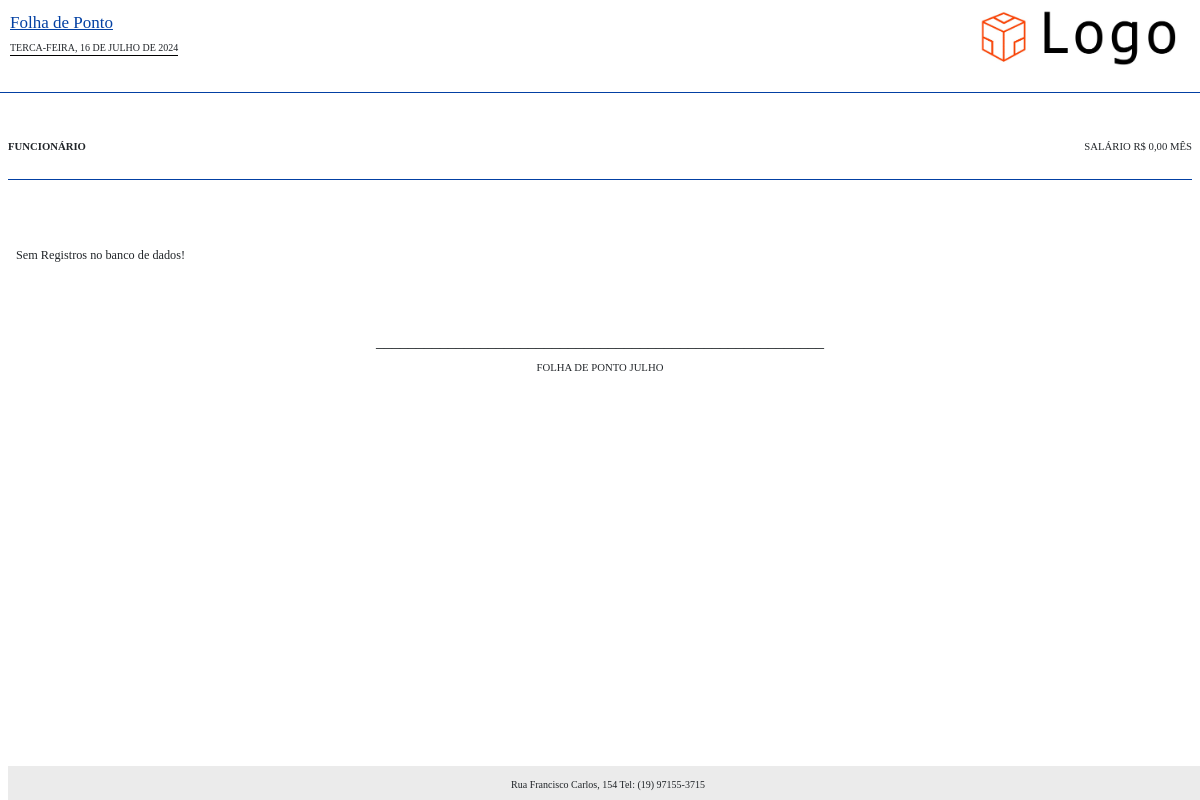
/painel/rel/ponto.php, run on the app's committed database.
### tables this page shows
CREATE TABLE `config` (
  `id` int(11) NOT NULL,
  `nome` varchar(50) NOT NULL,
  `telefone` varchar(20) DEFAULT NULL,
  `endereco` varchar(100) DEFAULT NULL,
  `logo` varchar(100) DEFAULT NULL,
  `favicon` varchar(100) DEFAULT NULL,
  `logo_rel` varchar(100) DEFAULT NULL,
  `email_adm` varchar(50) NOT NULL,
  `logs` varchar(5) NOT NULL,
  `dias_limpar_logs` int(11) NOT NULL,
  `relatorio_pdf` varchar(5) NOT NULL
);

### painel/rel/data_formatada.php (called while the page is built)
<?php
$data = date('D');
    $mes = date('M');
    $dia = date('d');
    $ano = date('Y');
    $semana = array(
        'Sun' => 'Domingo',
        'Mon' => 'Segunda-Feira',
        'Tue' => 'Terca-Feira',
        'Wed' => 'Quarta-Feira',
        'Thu' => 'Quinta-Feira',
        'Fri' => 'Sexta-Feira',
        'Sat' => 'Sábado'
    );
    $mes_extenso = array(
        'Jan' => 'Janeiro',
        'Feb' => 'Fevereiro',
        'Mar' => 'Marco',
        'Apr' => 'Abril',
        'May' => 'Maio',
        'Jun' => 'Junho',
        'Jul' => 'Julho',
        'Aug' => 'Agosto',
        'Nov' => 'Novembro',
        'Sep' => 'Setembro',
        'Oct' => 'Outubro',
        'Dec' => 'Dezembro'
    );
$data_hoje = $semana["$data"] . ", {$dia} de " . $mes_extenso["$mes"] . " de {$ano}";
 ?>

### conexao.php (called while the page is built, shortened)
<?php
$url_sistema = "http://$_SERVER[HTTP_HOST]/";
$url = explode("//", $url_sistema);
if($url[1] == 'localhost/'){
	$url_sistema = "http://$_SERVER[HTTP_HOST]/escritorio/";
}
$usuario = 'root';
$senha = '';
$servidor = 'localhost';
$banco = 'escritorio';
try {
	$pdo = new PDO("mysql:dbname=$banco;host=$servidor", "$usuario", "$senha");
} catch (Exception $e) {
	echo 'Erro ao conectar com o banco de dados! <br>';
	echo $e;
}
$query = $pdo->query("SELECT * FROM config");
$res = $query->fetchAll(PDO::FETCH_ASSOC);
$tel_sistema = $res[0]['telefone'];
$end_sistema = $res[0]['endereco'];
$logo_rel = $res[0]['logo_rel'];

### painel/rel/ponto.php (the view, shortened to what this page needs)
<?php
require_once("../../conexao.php");
$dataInicial = $_GET['dataInicial'];
$dataFinal = $_GET['dataFinal'];
$funcionario = $_GET['funcionario'];
require_once("data_formatada.php");
$mes = $mes_extenso["$mes"];
$texto_apuracao = 'FOLHA DE PONTO '.$mes;
$query = $pdo->query("SELECT * FROM funcionarios where id = '$funcionario'");
$res = $query->fetchAll(PDO::FETCH_ASSOC);
$nome_func = $res[0]['nome'];
$salario = $res[0]['salario'];
$valor_hora = $res[0]['valor_hora'];
if($valor_hora != "" and $valor_hora != "0.00"){
	$salario = number_format($valor_hora, 2, ',', '.'). ' HORA';
}else{
	$salario = number_format($salario, 2, ',', '.'). ' MÊS';
}
 ?>
 <!DOCTYPE html>
<html>
<head>
	<link href="https://cdn.jsdelivr.net/npm/bootstrap@5.0.0/dist/css/bootstrap.min.css" rel="stylesheet">
</head>
<body>
		<div class="titulo_cab titulo_img"><u>Folha de Ponto</u></div>
		<div class="data_img"><?php echo mb_strtoupper($data_hoje) ?></div>
		<?php
			if($logo_rel != ''){
		 ?>
		<img class="imagem" src="<?php echo $url_sistema ?>img/<?php echo $logo_rel ?>" width="200px" height="60">
		<?php } ?>
	<br><br><br>
	<div class="cabecalho" style="border-bottom: solid 1px #0340a3">
	</div>
	<div class="mx-2" style="padding-top:10px ">
	<section class="area-cab">
		<div class="coluna" style="width:50%">
			<small><small><small><b>FUNCIONÁRIO <?php echo mb_strtoupper($nome_func) ?></b></small></small></small>
		</div>
		<div align="right" class="coluna" style="width:50%">
			<small><small><small>SALÁRIO R$ <?php echo mb_strtoupper($salario) ?></small></small></small>
		</div>
		</section>
		<div class="cabecalho mt-3" style="border-bottom: solid 1px #0340a3">
		</div>
		<br>
	<?php
	$query = $pdo->query("SELECT * FROM jornada where funcionario = '$funcionario' and data >= '$dataInicial' and data <= '$dataFinal' order by data asc");
	$res = $query->fetchAll(PDO::FETCH_ASSOC);
	$total_reg = count($res);
	if($total_reg > 0){
		?>
	<small><small>
				<section class="area-tab" style="background-color: #f5f5f5;">
					<div class="linha-cab" style="padding-top: 0px;">
						<div class="coluna" style="width:15%">DATA</div>
						<div class="coluna" style="width:10%">ENTRADA</div>
						<div class="coluna" style="width:10%">ALMOÇO</div>
						<div class="coluna" style="width:10%">ALMOÇO</div>
						<div class="coluna" style="width:10%">SAÍDA</div>
						<div class="coluna" style="width:15%">TOTAL</div>
						<div align="center" class="coluna" style="width:10%">INTERVALO</div>
						<div align="center" class="coluna" style="width:20%">HORA EXTRA</div>
					</div>
				</section><small></small>
				<div class="cabecalho mb-1" style="border-bottom: solid 1px #e3e3e3;">
				</div>
				<?php
				 for($i=0; $i < $total_reg; $i++){
					foreach ($res[$i] as $key => $value){}
					$id = $res[$i]['id'];
$data = $res[$i]['data'];
$entrada = $res[$i]['entrada'];
$entrada_almoco = $res[$i]['entrada_almoco'];
$saida_almoco = $res[$i]['saida_almoco'];
$saida = $res[$i]['saida'];
$total_horas = $res[$i]['total_horas'];
$hora_extra = $res[$i]['hora_extra'];
$folga = $res[$i]['folga'];
$falta = $res[$i]['falta'];
$feriado = $res[$i]['feriado'];
$intervalo = $res[$i]['intervalo'];
$dataF = implode('/', array_reverse(explode('-', $data)));
$entrada = date("H:i", strtotime($entrada));
$entrada_almoco = date("H:i", strtotime($entrada_almoco));
$saida_almoco = date("H:i", strtotime($saida_almoco));
$saida = date("H:i", strtotime($saida));
$total_horas = date("H:i", strtotime($total_horas));
$hora_extra = date("H:i", strtotime($hora_extra));
$intervalo = date("H:i", strtotime($intervalo));
$classe_linha = '';
if($hora_extra != '00:00'){
	$classe_extra = 'text-danger';
}else{
	$classe_extra = '';
}
if($folga != ""){
	$entrada = 'Folga';
	$entrada_almoco = 'Folga';
	$saida_almoco = '';
	$saida = 'Folga';
	$total_horas = 'Folga';
	$hora_extra = 'Folga';
	$classe_linha = 'text-primary';
}
if($falta != ""){
	$entrada = 'Falta';
	$entrada_almoco = 'Falta';
	$saida_almoco = '';
	$saida = 'Falta';
	$total_horas = 'Falta';
	$hora_extra = 'Falta';
	$classe_linha = 'text-danger';
}
if($feriado != ""){
	$entrada = 'Feriado';
	$entrada_almoco = 'Feriado';
	$saida_almoco = '';
	$saida = 'Feriado';
	$total_horas = 'Feriado';
	$hora_extra = 'Feriado';
	$classe_linha = 'verde';
}
				?>
				<small>
				<section class="area-tab" style="padding-top:0px">
					<div class="linha-cab <?php echo $classe_linha ?> <?php echo $inativa ?>">
						<div class="coluna" style="width:15%"><?php echo $dataF ?></div>
						<div class="coluna" style="width:10%"><?php echo $entrada ?></div>
						<div class="coluna" style="width:10%"><?php echo $entrada_almoco ?></div>
							<div class="coluna" style="width:10%"><?php echo $saida_almoco ?></div>
						<div class="coluna" style="width:10%"><?php echo $saida ?></div>
						<div class="coluna" style="width:15%"><?php echo $total_horas ?></div>
						<div align="center" class="coluna" style="width:10%"><?php echo $intervalo ?></div>
						<div align="center" class="coluna <?php echo $classe_extra ?>" style="width:20%"><?php echo $hora_extra ?></div>
					</div>
				</section>
				</small>
				<div class="cabecalho" style="border-bottom: solid 1px #e3e3e3;">
				</div>
			<?php } ?>
			</small>
		</div>
		<div class="cabecalho mt-3" style="border-bottom: solid 1px #0340a3">
		</div>
	<?php }else{
		echo '<div style="margin:8px"><small><small>Sem Registros no banco de dados!</small></small></div>';
	} ?>
	<br><br>
	<div class="col-md-12 p-2">
			<div class="" align="center">
				________________________________________________________<br>
				<span class=""> <small><small><small><?php echo mb_strtoupper($texto_apuracao) ?></small></small></small>  </span>
			</div>
		</div>
	<div class="footer"  align="center">
		<span style="font-size:10px"><?php echo $end_sistema ?> Tel: <?php echo $tel_sistema ?></span>
	</div>
</body>
</html>

### data on the page
config: logo_rel (picture), endereco "Rua Francisco Carlos, 154", telefone "(19) 97155-3715"

### other printed values
mb_strtoupper($data_hoje) "TERCA-FEIRA, 16 DE JULHO DE 2024"
mb_strtoupper($salario) "0,00 MÊS"
mb_strtoupper($texto_apuracao) "FOLHA DE PONTO JULHO"
